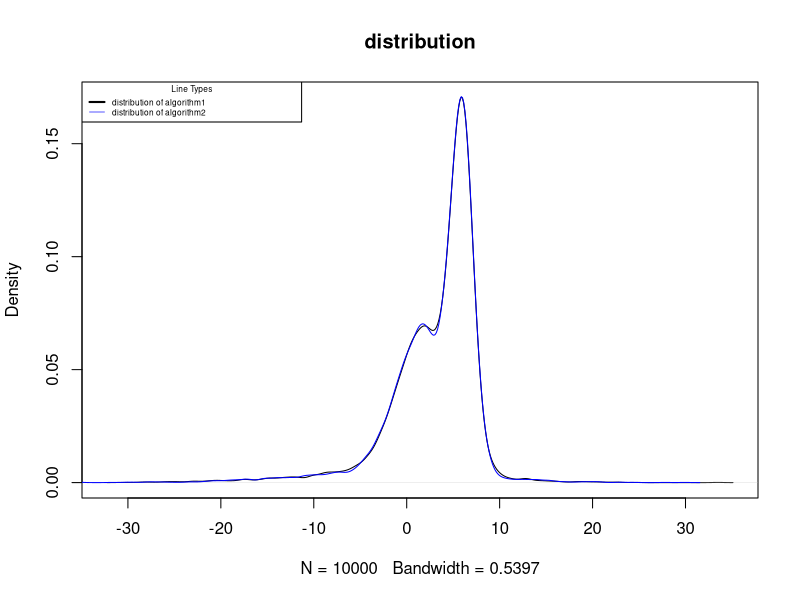
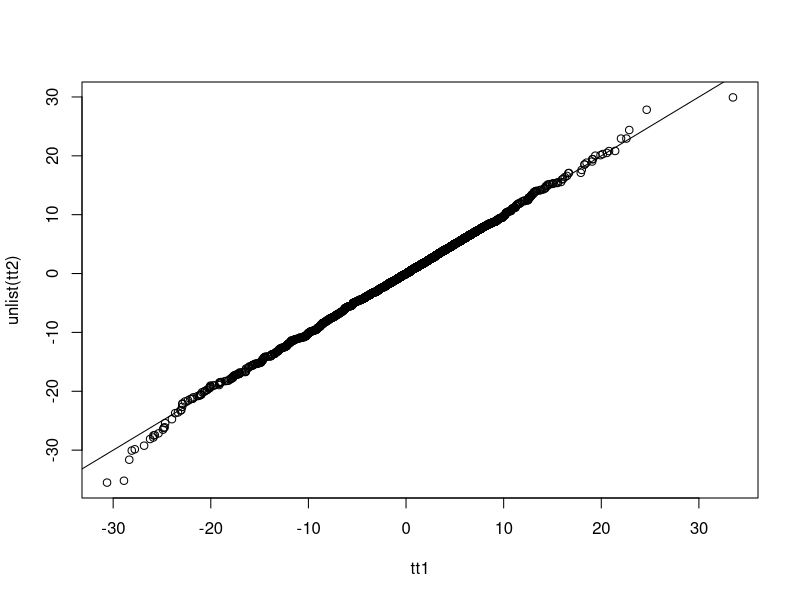
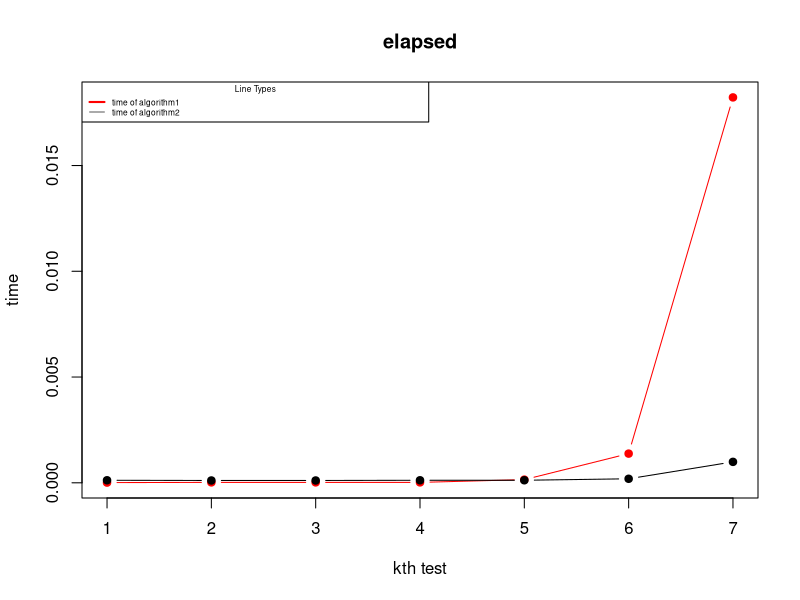
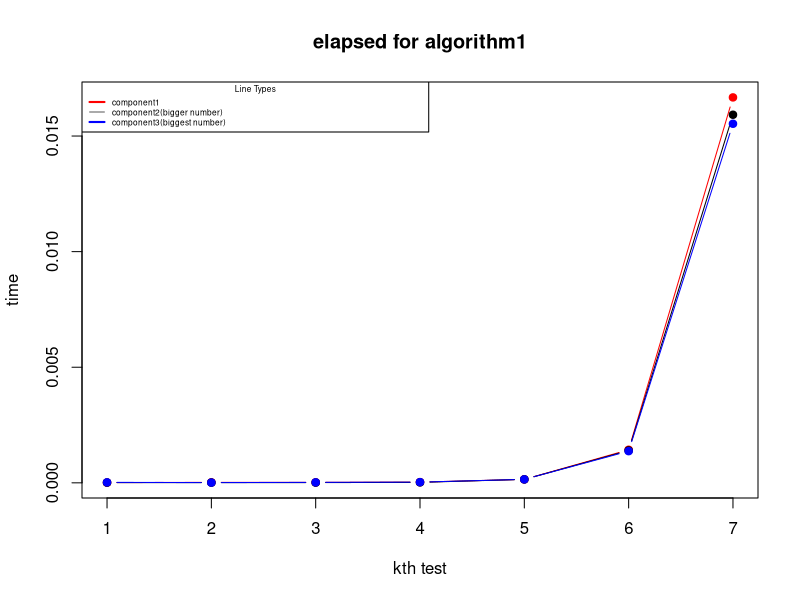
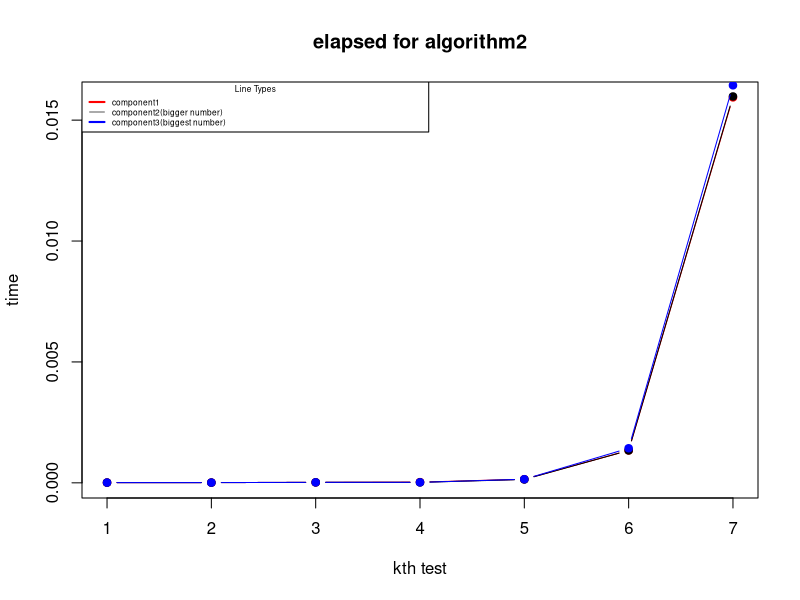

These figures' R source, in order: (Note: this script raises an error after producing the figures.)
#the first algorithm to generate sample
#inputs are the numbers of sample, probilities of events, 
#and mean and standard of normal distributions, function 
#return is numSample random numbers

mixture1 = function (numSample , prob , meanSd){
  #use sample to choose distribution from k norems
  knorm=sample(c(1:length(prob)) , size = numSample , replace = TRUE , prob = prob)
 
  #use sapply to get the distrbution
  sapply(1:numSample , function(p) rnorm( 1, meanSd[1 , knorm[p]] , meanSd[2 , knorm[p]]))
} 

#the second algorithm to generate sample
#inputs are the numbers of sample, probilities of events, 
#and mean and standard of normal distributions, function 
#return is numSample random numbers

select = function( n = 10000, probs )
{
  CDF = c(0, cumsum( probs ))
  u = runif(n)
  
  g = cut(u, CDF)
  names(probs)[g]
} 


mixture2 = function (numSample , probs , meanSd){
  gg=select(numSample, probs)
  
  gg = c(gg , names(probs))               #Let all events show up in gg, so we can use sapply to manipulate 
  num = table(gg)
  
  sapply(1:length(probs), function(p) rnorm(as.vector(num[p]-1) , meanSd[1,p] , meanSd[2,p]))
}



#give the k normal distributions
meanSd = matrix( c(-3,10,6,1,2,3), nrow = 2, ncol = 3, byrow = F)

#obtain the sample
tt1 = mixture1(10000 , c(a=.1,b=.4,c=.5) , meanSd)
tt2 = mixture2(10000 , c(a=.1,b=.4,c=.5) , meanSd)

#plot the distribution we obtain to figure out whether the two results are the same
plot( density(tt1) , main = "distribution" )
lines( density(unlist(tt2)) , col = "blue" )
legend( "topleft" , legend = c("distribution of algorithm1","distribution of algorithm2"),
       col = c("black","blue") , cex = .5, lty = c(1,1) , lwd = c(2,.7) , title = "Line Types", 
       xjust = 0 , yjust = 0,text.width=20)

#use qqplot to identify
qqplot(tt1,unlist(tt2))
abline(a = 0,b = 1)

#plot the time to compare algorithm1 and algorithm2
x=c(1, 2, 5, 10, 100, 1000, 10000)

time_for_1=sapply(1:length(x), function(p) system.time(replicate(100,mixture1(x[p],c(a=.1,b=.4,c=.5) , meanSd)))/100)
time_for_2=sapply(1:length(x), function(p) system.time(replicate(100,mixture2(x[p],c(a=.1,b=.4,c=.5) , meanSd)))/100)

plot( time_for_1[3,] , main=("elapsed"), xlab="kth test" , ylab="time" , col='red', pch = 19,type="b")
points(time_for_2[3,] , pch = 19,type="b")

legend( "topleft" , legend = c("time of algorithm1","time of algorithm2"),
        col = c("red","black") , cex = .5, lty = c(1,1) , lwd = c(2,.7) , title = "Line Types", 
        xjust = 0 , yjust = 0,text.width=3)


##########################################################
#consider about the parameters in the component densities 
meanSd1 = matrix( c(-3,10,6,1,2,3), nrow = 2, ncol = 3, byrow = F)
meanSd2 = matrix( c(-9,100,36,1,4,9), nrow = 2, ncol = 3, byrow = F)
meanSd3 = matrix( c(-9^9,10^9,6^9,1,4^9,9^9), nrow = 2, ncol = 3, byrow = F)
time_for_1 = sapply(1:length(x), function(p) system.time(replicate(100,mixture1(x[p],c(a =.1,b =.4,c =.5) , meanSd1)))/100)
time_for_2 = sapply(1:length(x), function(p) system.time(replicate(100,mixture1(x[p],c(a =.1,b =.4,c =.5) , meanSd2)))/100)
time_for_3 = sapply(1:length(x), function(p) system.time(replicate(100,mixture1(x[p],c(a =.1,b =.4,c =.5) , meanSd3)))/100)

plot( time_for_1[3,] , main = ("elapsed for algorithm1"), xlab = "kth test" , ylab = "time" , col = "red", pch = 19, type = "b")
points(time_for_2[3,] , pch = 19,type = "b")
points(time_for_3[3,] , pch = 19,type = "b" ,col = "blue")

legend( "topleft" , legend = c("component1","component2(bigger number)","component3(biggest number)"),
        col = c("red","black","blue") , cex = .5, lty = c(1,1) , lwd = c(2,.7) , title = "Line Types", 
        xjust = 0 , yjust = 0,text.width=3)

#the sencond algorith
meanSd1 = matrix( c(-3,10,6,1,2,3), nrow = 2, ncol = 3, byrow = F)
meanSd2 = matrix( c(-9,100,36,1,4,9), nrow = 2, ncol = 3, byrow = F)
meanSd3 = matrix( c(-9^9,10^9,6^9,1,4^9,9^9), nrow = 2, ncol = 3, byrow = F)
time_for_1 = sapply(1:length(x), function(p) system.time(replicate(100,mixture1(x[p],c(a =.1,b =.4,c =.5) , meanSd1))) / 100)
time_for_2 = sapply(1:length(x), function(p) system.time(replicate(100,mixture1(x[p],c(a =.1,b =.4,c =.5) , meanSd2))) / 100)
time_for_3 = sapply(1:length(x), function(p) system.time(replicate(100,mixture1(x[p],c(a =.1,b =.4,c =.5) , meanSd3))) / 100)

plot( time_for_1[3,] , main = ("elapsed for algorithm2"), xlab = "kth test" , ylab = "time" , col = 'red', pch = 19,type = "b")
points(time_for_2[3,] , pch = 19, type = "b")
points(time_for_3[3,] , pch = 19,type = "b" ,col = "blue")

legend( "topleft" , legend = c("component1","component2(bigger number)","component3(biggest number)"),
        col = c("red","black","blue") , cex = .5, lty = c(1,1) , lwd = c(2,.7) , title = "Line Types", 
        xjust = 0 , yjust = 0,text.width=3)

#######################################################
#consider the number of components in the mixture
meanSd1 = matrix( c(-3,10,6,1,2,3), nrow = 2, ncol = 3, byrow = F)
meanSd2 = matrix( c(-3,10,6,5,7,9,-1,3,9,1,2,3), nrow = 2, ncol = 6, byrow = F)
meanSd3 = matrix( c(-3,10,6,5,7,9,,20,11,2,7,13,10,-1,3,9,1,2,3), nrow = 2, ncol = 9, byrow = F)

time_for_1 = sapply(1:length(x), function(p) system.time(replicate(100,mixture1(x[p],c(a =.1,b =.4,c =.5) , meanSd1)))/100)
time_for_2 = sapply(1:length(x), function(p) system.time(replicate(100,mixture1(x[p],c(a =.1,b =.4,c =.5) , meanSd2)))/100)
time_for_3 = sapply(1:length(x), function(p) system.time(replicate(100,mixture1(x[p],c(a =.1,b =.4,c =.5) , meanSd3)))/100)

plot( time_for_1[3,] , main = ("elapsed for algorithm2"), xlab = "kth test" , ylab = "time" , col = 'red', pch = 19,type = "b")
points(time_for_2[3,] , pch = 19,type="b")
points(time_for_3[3,] , pch = 19,type="b" ,col="blue")

legend( "topleft" , legend = c("k=3","k=6","k=9"),
        col = c("red","black","blue") , cex = .5, lty = c(1,1) , lwd = c(2,.7) , title = "Line Types", 
        xjust = 0 , yjust = 0,text.width=3)


#the second algorithm
meanSd1 = matrix( c(-3,10,6,1,2,3), nrow = 2, ncol = 3, byrow = F)
meanSd2 = matrix( c(-3,10,6,5,7,9,-1,3,9,1,2,3), nrow = 2, ncol = 6, byrow = F)
meanSd3 = matrix( c(-3,10,6,5,7,9,,20,11,2,7,13,10,-1,3,9,1,2,3), nrow = 2, ncol = 9, byrow = F)

time_for_1 = sapply(1:length(x), function(p) system.time(replicate(100,mixture1(x[p],c(a =.1,b =.4,c =.5) , meanSd1)))/100)
time_for_2 = sapply(1:length(x), function(p) system.time(replicate(100,mixture1(x[p],c(a =.1,b =.4,c =.5) , meanSd2)))/100)
time_for_3 = sapply(1:length(x), function(p) system.time(replicate(100,mixture1(x[p],c(a =.1,b =.4,c =.5) , meanSd3)))/100)

plot( time_for_1[3,] , main = ("elapsed for algorithm1"), xlab = "kth test" , ylab = "time" , col = 'red', pch = 19,type = "b")
points(time_for_2[3,] , pch = 19,type = "b")
points(time_for_3[3,] , pch = 19,type = "b" ,col = "blue")

legend( "topleft" , legend = c("k=3","k=6","k=9"),
        col = c("red","black","blue") , cex = .5, lty = c(1,1) , lwd = c(2,.7) , title = "Line Types", 
        xjust = 0 , yjust = 0,text.width=3)
